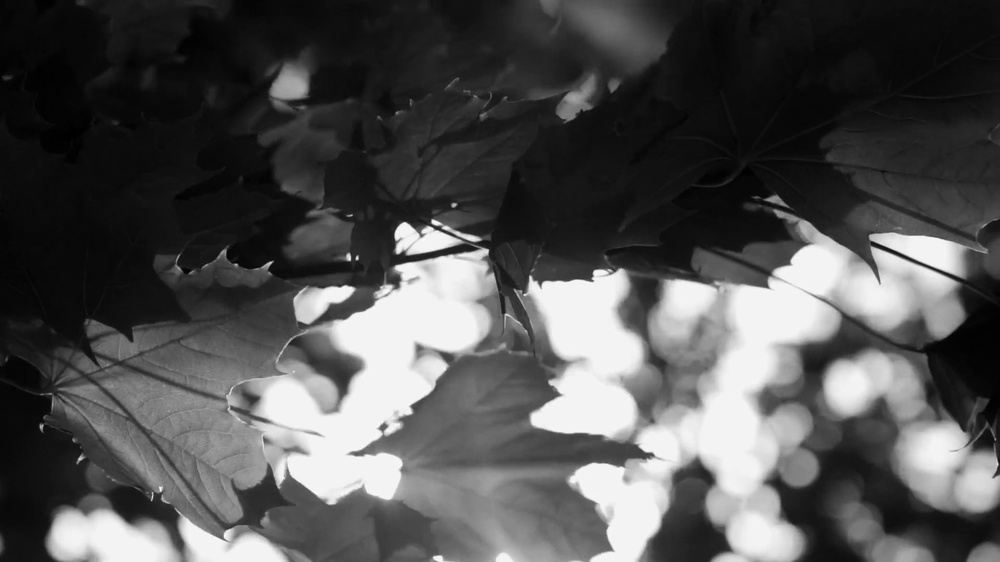
#> input picture HW2/Q2_source.jpg, 1000 x 562 px, shrunk from 1920 x 1080 before the run
$ python s.py
#> lines starting #> are read from the running program, lines starting #| are printed output that depends on the picture
import cv2
import numpy as np
import matplotlib.pyplot as plt

img_s = cv2.imread('Q2_source.jpg')
#> img_s is the input picture: shape (562, 1000, 3); min 0, max 254, mean 81.6
img_r = cv2.imread('Q2_reference.jpg')
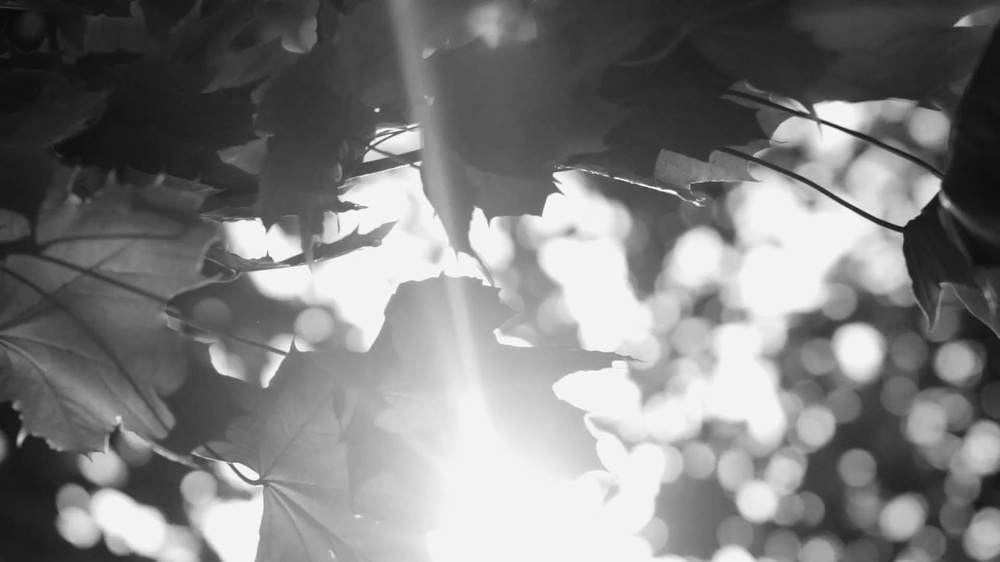
#> input picture HW2/Q2_reference.jpg, 1000 x 562 px, shrunk from 1920 x 1080 before the run
#> img_r is the input picture: shape (562, 1000, 3); min 9, max 255, mean 125.8

g_s = cv2.cvtColor(img_s, cv2.COLOR_BGR2GRAY)
g_r = cv2.cvtColor(img_r, cv2.COLOR_BGR2GRAY)

h_s = np.zeros(256)
s_r, s_c = g_s.shape
#> s_r = 562; s_c = 1000
h_r = np.zeros(256)
r_r, r_c = g_r.shape
#> r_r = 562; r_c = 1000

for i in range(s_r):
    for j in range(s_c):
        h_s[g_s[i, j]] += 1

for i in range(r_r):
    for j in range(r_c):
        h_r[g_r[i, j]] += 1

p_s = np.zeros(256)
p_r = np.zeros(256)
for i in range(256):
    p_s[i] = h_s[i] / (s_r * s_c)
    p_r[i] = h_r[i] / (r_r * r_c)

ss = np.zeros(256)
sr = np.zeros(256)
cdf_s = np.zeros(256)
cdf_r = np.zeros(256)

tp_s = 0
tp_r = 0
for i in range(256):
    tp_s += p_s[i]
    ss[i] = round(255 * tp_s)
    cdf_s[i] = tp_s
    tp_r += p_r[i]
    sr[i] = round(255 * tp_r)
    cdf_r[i] = tp_r
#> after the loop, cdf_r = 256 values from 0 to 1; cdf_s = 256 values from 0.000174 to 1; sr = 256 values from 0 to 255; ss = 256 values from 0 to 255

tar_map = np.zeros(256, dtype=np.uint8)
for i in range(256):
    diff = abs(sr - ss[i])
    tar_map[i] = np.argmin(diff)

for i in range(s_r):
    for j in range(s_c):
        g_s[i,j] = tar_map[g_s[i,j]]
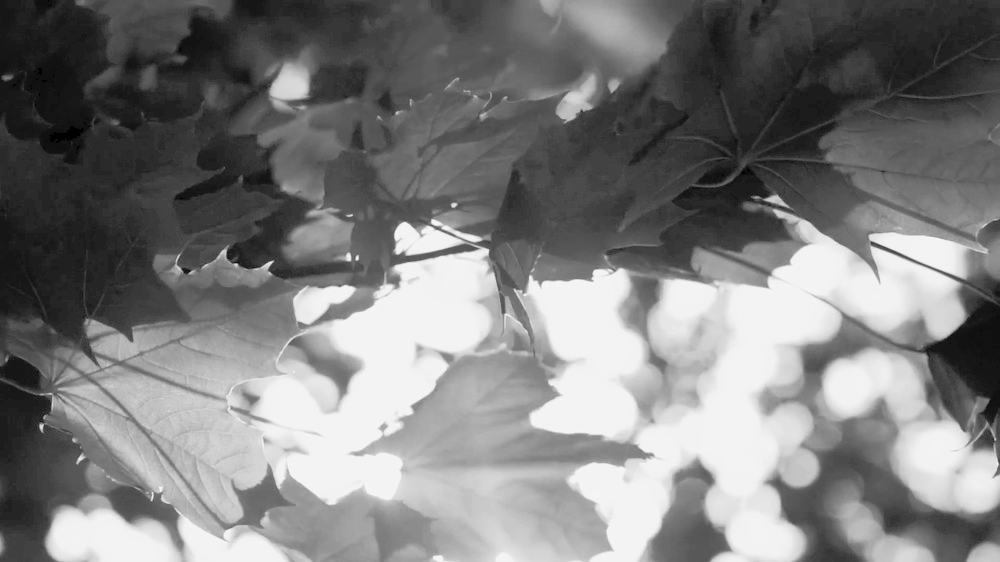
#> g_s: shape (562, 1000); min 0, max 245, mean 126

cv2.imshow("histogram_spec", g_s)
cv2.imwrite("histogram_spec.jpg", g_s)
cv2.waitKey(0)
cv2.destroyAllWindows()
